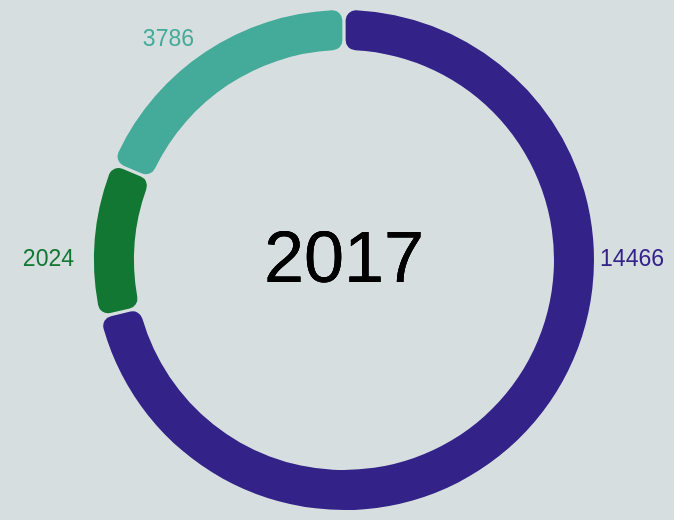

Express this chart as Vega-Lite.
### Vega-Lite specification from a JSON file in a GitHub repository (floating-point values rounded to 4 significant figures)
{"$schema": "https://vega.github.io/schema/vega-lite/v5.json", "width": 250, "height": 250, "background": "#d7dee0", "data": {"values": [{"Type": "House", "Year": 2017, "Count": 14466}, {"Type": "Townhouse", "Year": 2017, "Count": 2024}, {"Type": "Unit", "Year": 2017, "Count": 3786}]}, "config": {"legend": {"disable": true}}, "layer": [{"mark": {"type": "arc", "padAngle": 0.01, "innerRadius": 105, "cornerRadius": 5}, "encoding": {"theta": {"field": "Count", "type": "quantitative"}, "color": {"field": "Type", "type": "nominal", "scale": {"range": ["#332288", "#117733", "#44aa99"]}}, "tooltip": [{"field": "Type", "type": "nominal", "title": "Type of House"}, {"field": "Count", "type": "quantitative", "title": "Count"}]}}, {"mark": {"type": "text", "align": "center", "baseline": "middle", "fontSize": 36}, "encoding": {"text": {"value": "2017"}}}, {"mark": {"type": "text", "align": "right", "dx": 160, "fontSize": 11.5}, "encoding": {"text": {"field": "Count", "type": "quantitative"}, "color": {"value": "#332288"}, "opacity": {"condition": {"test": "datum['Type'] == 'House'", "value": 1}, "value": 0}}}, {"mark": {"type": "text", "align": "right", "dx": -75, "dy": -110, "fontSize": 11.5}, "encoding": {"text": {"field": "Count", "type": "quantitative"}, "color": {"value": "#44aa99"}, "opacity": {"condition": {"test": "datum['Type'] == 'Unit'", "value": 1}, "value": 0}}}, {"mark": {"type": "text", "align": "right", "dx": -135, "fontSize": 11.5}, "encoding": {"text": {"field": "Count", "type": "quantitative"}, "color": {"value": "#117733"}, "opacity": {"condition": {"test": "datum['Type'] == 'Townhouse'", "value": 1}, "value": 0}}}]}
